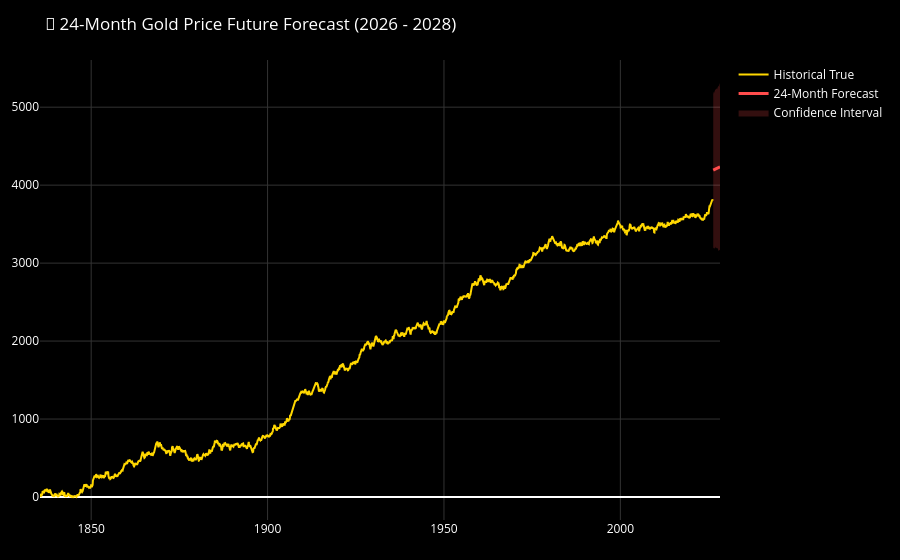

Source (notebook cell):
### Markdown cell above
## 🔮 Step 9: Future Forecast (Next 24 Months)
<hr style="border:1px solid #00FFFF">
Using the Prophet model for the final future forecast due to its robust handling of long-term trend dynamics and confidence intervals.

### Code cell
future_24m = m.make_future_dataframe(periods=len(test) + 24, freq='M')
forecast_24m = m.predict(future_24m)

historical = forecast_24m[:-24]
future_preds = forecast_24m[-24:]

fig = go.Figure()

# Historical Fit
fig.add_trace(go.Scatter(x=df.index, y=df['Gold_Price'], mode='lines', name='Historical True', line=dict(color=COLORS['gold'])))

# Future Prediction
fig.add_trace(go.Scatter(x=future_preds['ds'], y=future_preds['yhat'], mode='lines', 
                         name='24-Month Forecast', line=dict(color=COLORS['forecast'], width=3)))

# Confidence Intervals
fig.add_trace(go.Scatter(x=list(future_preds['ds']) + list(future_preds['ds'])[::-1],
                         y=list(future_preds['yhat_upper']) + list(future_preds['yhat_lower'])[::-1],
                         fill='toself', fillcolor='rgba(255, 76, 76, 0.2)', line=dict(color='rgba(255,255,255,0)'),
                         hoverinfo="skip", showlegend=True, name='Confidence Interval'))

fig.update_layout(title="🚀 24-Month Gold Price Future Forecast (2026 - 2028)")
fig = apply_custom_theme(fig)
fig.show()

### Figure 1 — Plotly figure (JSON) as saved in the notebook; plotly's stock layout.template omitted (floating-point values rounded to 4 significant figures; data arrays with more than 128 entries replaced by an {"elided": "..."} marker saying what was removed)
{"data": [{"line": {"color": "#FFD700"}, "mode": "lines", "name": "Historical True", "type": "scatter", "x": {"elided": "2290 str values"}, "y": {"elided": "2290 float values"}}, {"line": {"color": "#FF4C4C", "width": 3}, "mode": "lines", "name": "24-Month Forecast", "type": "scatter", "x": ["2026-04-30T00:00:00.000000000", "2026-05-31T00:00:00.000000000", "2026-06-30T00:00:00.000000000", "2026-07-31T00:00:00.000000000", "2026-08-31T00:00:00.000000000", "2026-09-30T00:00:00.000000000", "2026-10-31T00:00:00.000000000", "2026-11-30T00:00:00.000000000", "2026-12-31T00:00:00.000000000", "2027-01-31T00:00:00.000000000", "2027-02-28T00:00:00.000000000", "2027-03-31T00:00:00.000000000", "2027-04-30T00:00:00.000000000", "2027-05-31T00:00:00.000000000", "2027-06-30T00:00:00.000000000", "2027-07-31T00:00:00.000000000", "2027-08-31T00:00:00.000000000", "2027-09-30T00:00:00.000000000", "2027-10-31T00:00:00.000000000", "2027-11-30T00:00:00.000000000", "2027-12-31T00:00:00.000000000", "2028-01-31T00:00:00.000000000", "2028-02-29T00:00:00.000000000", "2028-03-31T00:00:00.000000000"], "y": [4193.0, 4194.0, 4196.0, 4199.0, 4200.0, 4202.0, 4204.0, 4204.0, 4205.0, 4209.0, 4210.0, 4210.0, 4215.0, 4217.0, 4219.0, 4222.0, 4223.0, 4225.0, 4227.0, 4227.0, 4228.0, 4232.0, 4233.0, 4235.0]}, {"fill": "toself", "fillcolor": "rgba(255, 76, 76, 0.2)", "hoverinfo": "skip", "line": {"color": "rgba(255,255,255,0)"}, "name": "Confidence Interval", "showlegend": true, "type": "scatter", "x": ["2026-04-30T00:00:00", "2026-05-31T00:00:00", "2026-06-30T00:00:00", "2026-07-31T00:00:00", "2026-08-31T00:00:00", "2026-09-30T00:00:00", "2026-10-31T00:00:00", "2026-11-30T00:00:00", "2026-12-31T00:00:00", "2027-01-31T00:00:00", "2027-02-28T00:00:00", "2027-03-31T00:00:00", "2027-04-30T00:00:00", "2027-05-31T00:00:00", "2027-06-30T00:00:00", "2027-07-31T00:00:00", "2027-08-31T00:00:00", "2027-09-30T00:00:00", "2027-10-31T00:00:00", "2027-11-30T00:00:00", "2027-12-31T00:00:00", "2028-01-31T00:00:00", "2028-02-29T00:00:00", "2028-03-31T00:00:00", "2028-03-31T00:00:00", "2028-02-29T00:00:00", "2028-01-31T00:00:00", "2027-12-31T00:00:00", "2027-11-30T00:00:00", "2027-10-31T00:00:00", "2027-09-30T00:00:00", "2027-08-31T00:00:00", "2027-07-31T00:00:00", "2027-06-30T00:00:00", "2027-05-31T00:00:00", "2027-04-30T00:00:00", "2027-03-31T00:00:00", "2027-02-28T00:00:00", "2027-01-31T00:00:00", "2026-12-31T00:00:00", "2026-11-30T00:00:00", "2026-10-31T00:00:00", "2026-09-30T00:00:00", "2026-08-31T00:00:00", "2026-07-31T00:00:00", "2026-06-30T00:00:00", "2026-05-31T00:00:00", "2026-04-30T00:00:00"], "y": [5189.0, 5197.0, 5172.0, 5184.0, 5214.0, 5219.0, 5208.0, 5231.0, 5223.0, 5237.0, 5235.0, 5229.0, 5242.0, 5229.0, 5256.0, 5242.0, 5267.0, 5274.0, 5274.0, 5263.0, 5255.0, 5310.0, 5283.0, 5310.0, 3161.0, 3167.0, 3171.0, 3165.0, 3159.0, 3155.0, 3167.0, 3187.0, 3192.0, 3189.0, 3193.0, 3186.0, 3197.0, 3185.0, 3203.0, 3186.0, 3213.0, 3195.0, 3193.0, 3177.0, 3196.0, 3193.0, 3188.0, 3203.0]}], "layout": {"font": {"color": "white"}, "margin": {"b": 40, "l": 40, "r": 40, "t": 60}, "paper_bgcolor": "#000000", "plot_bgcolor": "#000000", "title": {"text": "🚀 24-Month Gold Price Future Forecast (2026 - 2028)"}, "xaxis": {"gridcolor": "#333333", "showgrid": true}, "yaxis": {"gridcolor": "#333333", "showgrid": true}}}
